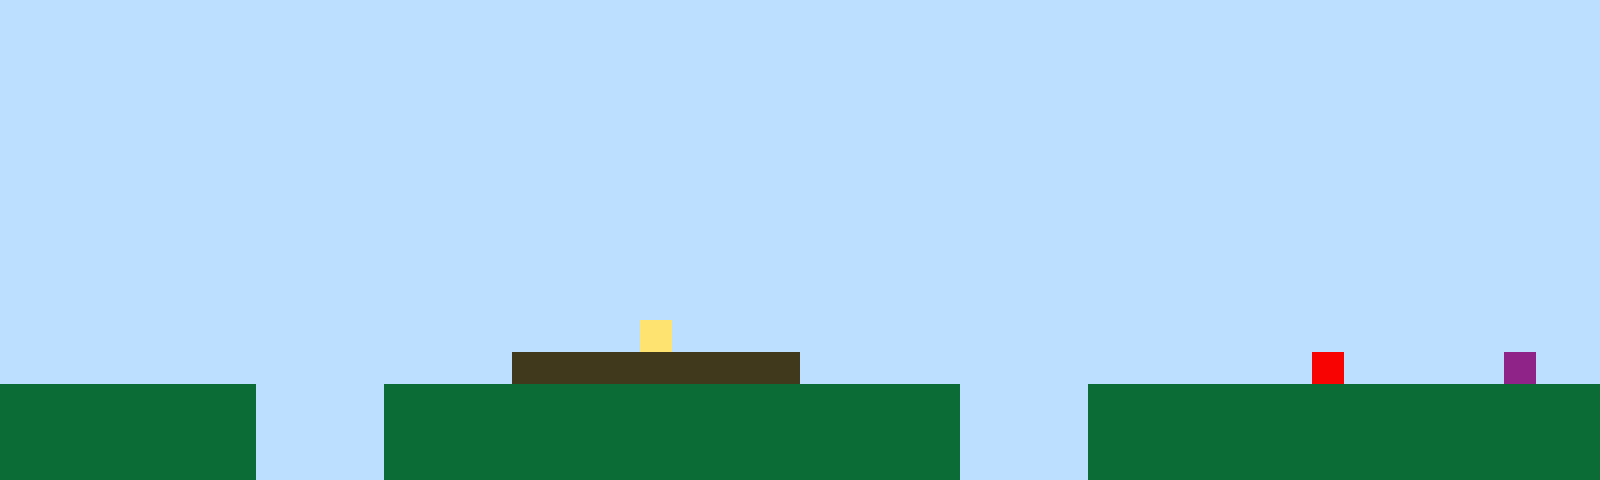

A 2D game scene composited from a Tiled map and its tileset images. What follows is a short description and the map's XML, with every tile layer's data as written:
An orthogonal 50x15 tile map with 32x32 px tiles, 1 tile layer (Tile Layer 1).

<map version="1.10" tiledversion="1.11.2" orientation="orthogonal" renderorder="right-up" width="50" height="15" tilewidth="32" tileheight="32" infinite="0" nextlayerid="2" nextobjectid="1"><editorsettings><export target="map1.csv" format="csv" /></editorsettings><tileset firstgid="1" name="sprites" tilewidth="32" tileheight="32" tilecount="6" columns="3"><image source="sprites.png" width="96" height="64" /></tileset><layer id="1" name="Tile Layer 1" width="50" height="15"><data encoding="csv">1,1,1,1,1,1,1,1,1,1,1,1,1,1,1,1,1,1,1,1,1,1,1,1,1,1,1,1,1,1,1,1,1,1,1,1,1,1,1,1,1,1,1,1,1,1,1,1,1,1,1,1,1,1,1,1,1,1,1,1,1,1,1,1,1,1,1,1,1,1,1,1,1,1,1,1,1,1,1,1,1,1,1,1,1,1,1,1,1,1,1,1,1,1,1,1,1,1,1,1,1,1,1,1,1,1,1,1,1,1,1,1,1,1,1,1,1,1,1,1,1,1,1,1,1,1,1,1,1,1,1,1,1,1,1,1,1,1,1,1,1,1,1,1,1,1,1,1,1,1,1,1,1,1,1,1,1,1,1,1,1,1,1,1,1,1,1,1,1,1,1,1,1,1,1,1,1,1,1,1,1,1,1,1,1,1,1,1,1,1,1,1,1,1,1,1,1,1,1,1,1,1,1,1,1,1,1,1,1,1,1,1,1,1,1,1,1,1,1,1,1,1,1,1,1,1,1,1,1,1,1,1,1,1,1,1,1,1,1,1,1,1,1,1,1,1,1,1,1,1,1,1,1,1,1,1,1,1,1,1,1,1,1,1,1,1,1,1,1,1,1,1,1,1,1,1,1,1,1,1,1,1,1,1,1,1,1,1,1,1,1,1,1,1,1,1,1,1,1,1,1,1,1,1,1,1,1,1,1,1,1,1,1,1,1,1,1,1,1,1,1,1,1,1,1,1,1,1,1,1,1,1,1,1,1,1,1,1,1,1,1,1,1,1,1,1,1,1,1,1,1,1,1,1,1,1,1,1,1,1,1,1,1,1,1,1,1,1,1,1,1,1,1,1,1,1,1,1,1,1,1,1,1,1,1,1,1,1,1,1,1,1,1,1,1,1,1,1,1,1,1,1,1,1,1,1,1,1,1,1,1,1,1,1,1,1,1,1,1,1,1,1,1,1,1,1,1,1,1,1,1,1,1,1,1,1,1,1,1,1,1,1,1,1,1,1,1,1,1,1,1,1,1,1,1,1,1,1,1,1,1,1,1,1,1,1,1,1,1,1,1,1,1,1,1,1,1,1,1,1,1,1,1,1,1,1,1,1,1,1,1,1,1,1,1,1,1,1,1,1,1,1,1,1,1,1,1,1,1,1,1,1,1,1,1,1,1,1,1,1,4,1,1,1,1,1,1,1,1,1,1,1,1,1,1,1,1,1,1,1,1,1,1,1,1,1,1,1,1,1,1,1,1,1,1,1,1,1,1,1,1,1,1,1,1,1,3,3,3,3,3,3,3,3,3,1,1,1,1,1,1,1,1,1,1,1,1,1,1,1,1,5,1,1,1,1,1,6,1,1,2,2,2,2,2,2,2,2,1,1,1,1,2,2,2,2,2,2,2,2,2,2,2,2,2,2,2,2,2,2,1,1,1,1,2,2,2,2,2,2,2,2,2,2,2,2,2,2,2,2,2,2,2,2,2,2,2,2,1,1,1,1,2,2,2,2,2,2,2,2,2,2,2,2,2,2,2,2,2,2,1,1,1,1,2,2,2,2,2,2,2,2,2,2,2,2,2,2,2,2,2,2,2,2,2,2,2,2,1,1,1,1,2,2,2,2,2,2,2,2,2,2,2,2,2,2,2,2,2,2,1,1,1,1,2,2,2,2,2,2,2,2,2,2,2,2,2,2,2,2</data></layer></map>
